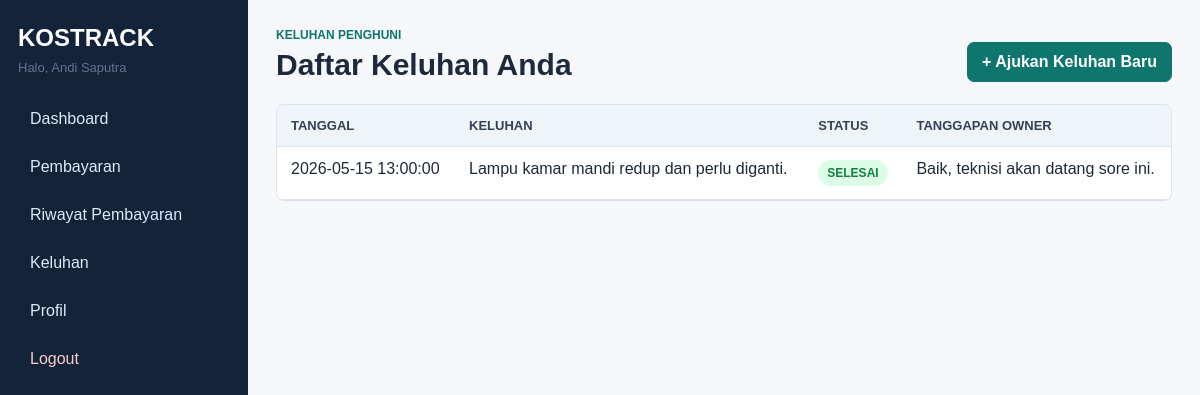
The app's page /index.php?route=penghuni/complaints (signed in) with its own data.
### tables this page shows
CREATE TABLE complaints (
  id INT AUTO_INCREMENT PRIMARY KEY,
  tenant_id INT NOT NULL,
  message TEXT NOT NULL,
  response TEXT DEFAULT NULL,
  status ENUM('pending','selesai') NOT NULL DEFAULT 'pending',
  created_at DATETIME NOT NULL DEFAULT CURRENT_TIMESTAMP,
  responded_at DATETIME DEFAULT NULL,
  CONSTRAINT fk_complaint_tenant FOREIGN KEY (tenant_id) REFERENCES tenants(id) ON DELETE CASCADE
);

### app/core/Controller.php (called while the page is built, shortened)
<?php
abstract class Controller
{
    protected function view(string $view, array $data = []): void
    {
        extract($data);
        $viewFile = __DIR__ . '/../views/' . $view . '.php';
        require __DIR__ . '/../views/layouts/header.php';
        require $viewFile;
        require __DIR__ . '/../views/layouts/footer.php';
    }
}

### app/controllers/PenghuniContoller.php (called while the page is built, shortened)
<?php
class PenghuniController extends Controller
{
    private function tenant(): array
    {
        $tenantModel = new Tenant();
        $tenant = $tenantModel->activeByUser((int) Auth::user()['id']);
        return $tenant;
    }
    public function complaints(): void
    {
        $tenant = $this->tenant();
        $this->view('penghuni/complaints', [
            'title' => 'Keluhan Penghuni',
            'tenant' => $tenant,
            'complaints' => (new Complaint())->byTenant((int) $tenant['id']),
        ]);
    }
}

### index.php (called while the page is built, shortened)
<?php
require_once __DIR__ . '/../app/config/Database.php';
require_once __DIR__ . '/../app/core/helpers.php';
require_once __DIR__ . '/../app/core/Model.php';
require_once __DIR__ . '/../app/core/Controller.php';
$route = $_GET['route'] ?? 'auth/login';
[$controllerName, $method] = array_pad(explode('/', $route), 2, 'index');
(new $controllerClass())->$method();

### app/core/Model.php (called while the page is built, shortened)
<?php
abstract class Model
{
    public function __construct()
    {
        $this->db = Database::connect();
    }
}

### app/config/Database.php (called while the page is built)
<?php
class Database
{
    private static ?PDO $pdo = null;
    public static function connect(): PDO
    {
        if (self::$pdo === null) {
            $dsn = 'mysql:host=' . DB_HOST . ';dbname=' . DB_NAME . ';charset=utf8mb4';
            self::$pdo = new PDO($dsn, DB_USER, DB_PASS, [
                PDO::ATTR_ERRMODE => PDO::ERRMODE_EXCEPTION,
                PDO::ATTR_DEFAULT_FETCH_MODE => PDO::FETCH_ASSOC,
            ]);
        }
        return self::$pdo;
    }
}

### app/models/Complaint.php (called while the page is built, shortened)
<?php
class Complaint extends Model
{
    public function byTenant(int $tenantId): array
    {
        $stmt = $this->db->prepare('SELECT * FROM complaints WHERE tenant_id = ? ORDER BY created_at DESC');
        $stmt->execute([$tenantId]);
        return $stmt->fetchAll();
    }
}

### app/core/helpers.php (called while the page is built, shortened)
<?php
function e(?string $value): string
{
    return htmlspecialchars((string) $value, ENT_QUOTES, 'UTF-8');
}

### app/view/penghuni/complaints.php (the view, shortened to what this page needs)
<header class="page-header">
    <div>
        <p class="eyebrow">Keluhan Penghuni</p>
        <h1>Daftar Keluhan Anda</h1>
    </div>
    <button class="btn primary" data-open-modal="complaintModal">+ Ajukan Keluhan Baru</button>
</header>
<div class="table-wrap">
    <table>
        <thead>
        <tr>
            <th>Tanggal</th>
            <th>Keluhan</th>
            <th>Status</th>
            <th>Tanggapan Owner</th>
        </tr>
        </thead>
        <tbody>
        <?php foreach ($complaints as $row): ?>
            <tr>
                <td><?= e($row['created_at']) ?></td>
                <td><?= e($row['message']) ?></td>
                <td><span class="badge <?= $row['status'] === 'selesai' ? 'green' : 'red' ?>"><?= strtoupper($row['status']) ?></span></td>
                <td><?= e($row['response'] ?: '-') ?></td>
            </tr>
        <?php endforeach; ?>
        </tbody>
    </table>
</div>

### public/asset/css/style.css (style rules this page uses)
:root { --bg: #f6f7fb; --surface: #ffffff; --text: #1e293b; --muted: #64748b; --line: #dbe3ef; --primary: #0f766e; --primary-strong: #115e59; --accent: #2563eb; --danger: #dc2626; --warning: #b45309; --success: #15803d; --shadow: 0 12px 30px rgba(15, 23, 42, .08); }
* { box-sizing: border-box; }
body { margin: 0; font-family: Arial, Helvetica, sans-serif; background: var(--bg); color: var(--text); }
button, input, select, textarea { font: inherit; }
.page-header { display: flex; justify-content: space-between; align-items: end; gap: 16px; margin-bottom: 22px; }
h1, h2 { margin: 0; letter-spacing: 0; }
h1 { font-size: 30px; }
.eyebrow { margin: 0 0 6px; color: var(--primary); font-weight: 700; text-transform: uppercase; font-size: 12px; }
.btn { border: 1px solid var(--line); background: #fff; color: var(--text); min-height: 40px; padding: 9px 14px; border-radius: 7px; cursor: pointer; display: inline-flex; align-items: center; justify-content: center; gap: 8px; font-weight: 700; }
.btn.primary { background: var(--primary); border-color: var(--primary); color: #fff; }
.table-wrap { width: 100%; overflow-x: auto; background: var(--surface); border: 1px solid var(--line); border-radius: 8px; }
table { width: 100%; border-collapse: collapse; min-width: 760px; }
th, td { padding: 13px 14px; border-bottom: 1px solid var(--line); text-align: left; vertical-align: top; }
th { background: #eef4f8; color: #334155; font-size: 13px; text-transform: uppercase; }
.badge { display: inline-flex; align-items: center; min-height: 26px; padding: 4px 9px; border-radius: 999px; font-size: 12px; font-weight: 800; }
.badge.green { background: #dcfce7; color: var(--success); }

### records on screen
complaints: created_at "2026-05-15 13:00:00", message "Lampu kamar mandi redup dan perlu diganti.", status "SELESAI", response "Baik, teknisi akan datang sore ini."

### other values on screen
$user['full_name'] "Andi Saputra"
